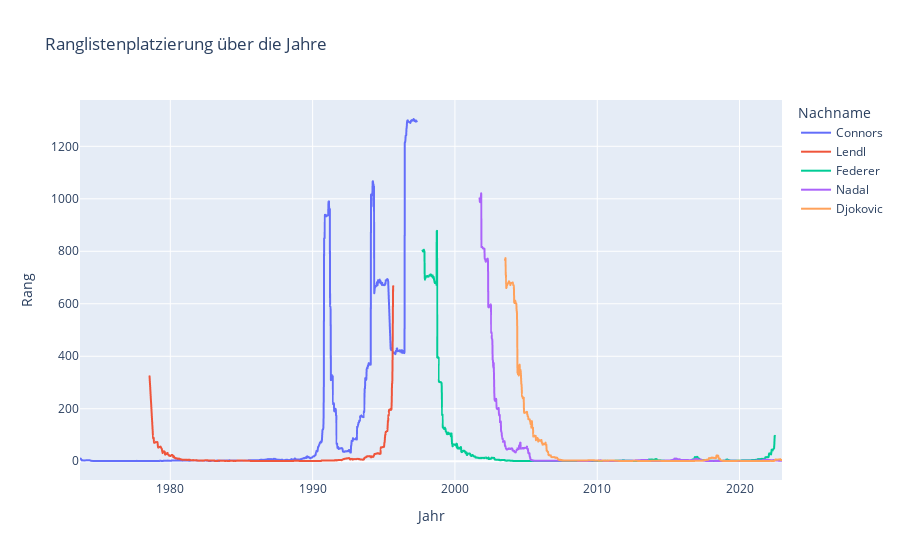

Source (notebook cell):
### Code cell
fig = px.line(df_filtered, x="ranking_date", y='rank', color='name_last', title='Ranglistenplatzierung über die Jahre', labels={"name_last": "Nachname"})

# Layout anpassen (optional)
fig.update_layout(xaxis_title='Jahr', yaxis_title='Rang')

# Diagramm anzeigen
fig.show()

### Figure 1 — Plotly figure (JSON) as saved in the notebook; plotly's stock layout.template omitted (floating-point values rounded to 4 significant figures; data arrays with more than 128 entries replaced by an {"elided": "..."} marker saying what was removed)
{"data": [{"hovertemplate": "Nachname=Connors<br>ranking_date=%{x}<br>rank=%{y}<extra></extra>", "legendgroup": "Connors", "line": {"color": "#636efa", "dash": "solid"}, "marker": {"symbol": "circle"}, "mode": "lines", "name": "Connors", "showlegend": true, "type": "scattergl", "x": {"elided": "923 str values"}, "xaxis": "x", "y": {"elided": "923 int values"}, "yaxis": "y"}, {"hovertemplate": "Nachname=Lendl<br>ranking_date=%{x}<br>rank=%{y}<extra></extra>", "legendgroup": "Lendl", "line": {"color": "#EF553B", "dash": "solid"}, "marker": {"symbol": "circle"}, "mode": "lines", "name": "Lendl", "showlegend": true, "type": "scattergl", "x": {"elided": "773 str values"}, "xaxis": "x", "y": {"elided": "773 int values"}, "yaxis": "y"}, {"hovertemplate": "Nachname=Federer<br>ranking_date=%{x}<br>rank=%{y}<extra></extra>", "legendgroup": "Federer", "line": {"color": "#00cc96", "dash": "solid"}, "marker": {"symbol": "circle"}, "mode": "lines", "name": "Federer", "showlegend": true, "type": "scattergl", "x": {"elided": "1203 str values"}, "xaxis": "x", "y": {"elided": "1203 int values"}, "yaxis": "y"}, {"hovertemplate": "Nachname=Nadal<br>ranking_date=%{x}<br>rank=%{y}<extra></extra>", "legendgroup": "Nadal", "line": {"color": "#ab63fa", "dash": "solid"}, "marker": {"symbol": "circle"}, "mode": "lines", "name": "Nadal", "showlegend": true, "type": "scattergl", "x": {"elided": "1021 str values"}, "xaxis": "x", "y": {"elided": "1021 int values"}, "yaxis": "y"}, {"hovertemplate": "Nachname=Djokovic<br>ranking_date=%{x}<br>rank=%{y}<extra></extra>", "legendgroup": "Djokovic", "line": {"color": "#FFA15A", "dash": "solid"}, "marker": {"symbol": "circle"}, "mode": "lines", "name": "Djokovic", "showlegend": true, "type": "scattergl", "x": {"elided": "928 str values"}, "xaxis": "x", "y": {"elided": "928 int values"}, "yaxis": "y"}], "layout": {"legend": {"title": {"text": "Nachname"}, "tracegroupgap": 0}, "title": {"text": "Ranglistenplatzierung über die Jahre"}, "xaxis": {"anchor": "y", "domain": [0, 1], "title": {"text": "Jahr"}}, "yaxis": {"anchor": "x", "domain": [0, 1], "title": {"text": "Rang"}}}}
